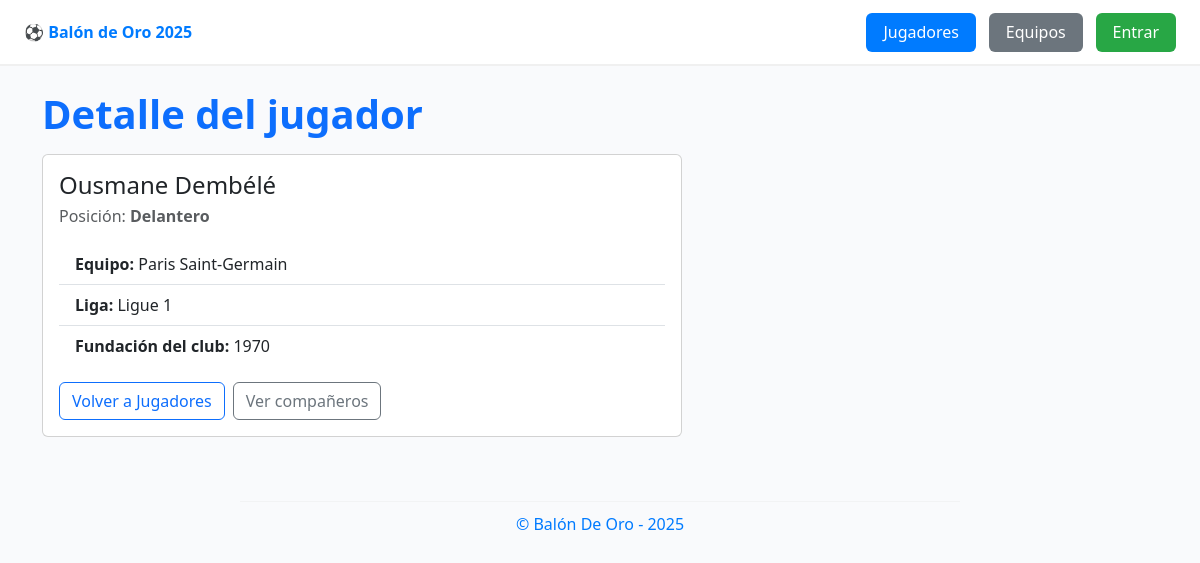
/jugadores/detalle/1, run on the app's committed database.
### tables this page shows
CREATE TABLE `jugadores` (
  `id_jugador` int(11) NOT NULL,
  `nombre` varchar(100) NOT NULL,
  `posicion` varchar(50) NOT NULL,
  `id_equipo` int(11) NOT NULL
);

CREATE TABLE `equipos` (
  `id_equipo` int(11) NOT NULL,
  `nombre` varchar(100) NOT NULL,
  `fundacion` smallint(5) UNSIGNED NOT NULL,
  `liga` varchar(50) NOT NULL
);

### app/controllers/jugador.controller.php (called while the page is built, shortened)
<?php
require_once __DIR__ . '/../models/jugador.model.php';
class JugadorController {
    private $jugModel;
    public function __construct() {
        $this->jugModel = new JugadorModel();
    }
    public function detail(int $id) {
        $jugador = $this->jugModel->getByIdWithEquipo($id);
        require __DIR__ . '/../views/jugadores/detail.php';
    }
}

### app/models/jugador.model.php (called while the page is built, shortened)
<?php
class JugadorModel {
    private $db;
    public function __construct() {
        $this->db = new PDO('mysql:host=' . DB_HOST . ';dbname=' . DB_NAME . ';charset=utf8', DB_USER, DB_PASS);
    }
    public function getByIdWithEquipo(int $id) {
        $sql = "SELECT j.*, e.nombre AS equipo_nombre, e.liga, e.fundacion
                FROM jugadores j
                JOIN equipos e ON e.id_equipo = j.id_equipo
                WHERE j.id_jugador = ?";
        $q = $this->db->prepare($sql);
        $q->execute([$id]);
        return $q->fetch(PDO::FETCH_OBJ);
    }
}

### app/views/jugadores/detail.php (the view)
<?php require_once __DIR__ . '/../templates/header.php'; ?>
<main>
  <header>
    <h1 class="text-primary mt-3">Detalle del jugador</h1>
  </header>
  <article class="card mt-3" style="max-width: 640px;">
    <div class="card-body">
      <h2 class="card-title h4 mb-1"><?= htmlspecialchars($jugador->nombre) ?></h2>
      <p class="text-muted mb-3">Posición: <strong><?= htmlspecialchars($jugador->posicion) ?></strong></p>
      <section>
        <ul class="list-group list-group-flush">
          <li class="list-group-item"><strong>Equipo:</strong> <?= htmlspecialchars($jugador->equipo_nombre) ?></li>
          <li class="list-group-item"><strong>Liga:</strong> <?= htmlspecialchars($jugador->liga) ?></li>
          <li class="list-group-item"><strong>Fundación del club:</strong> <?= htmlspecialchars($jugador->fundacion) ?></li>
        </ul>
      </section>
      <footer class="mt-3 d-flex gap-2">
        <a class="btn btn-outline-primary" href="<?= BASE_URL ?>listar">Volver a Jugadores</a>
        <a class="btn btn-outline-secondary" href="<?= BASE_URL ?>equipos/jugadores/<?= (int)$jugador->id_equipo ?>">Ver compañeros</a>
      </footer>
    </div>
  </article>
</main>
<?php require_once __DIR__ . '/../templates/footer.php'; ?>

### app/views/templates/header.php (style rules this page uses)
body { background-color: #f9fafc; }
h1 { color: #007bff; font-weight: bold; margin-top: 1.5rem; margin-bottom: 1rem; }

### data on the page
jugadores: nombre "Ousmane Dembélé", posicion "Delantero", id_equipo.nombre "Paris Saint-Germain", id_equipo.liga "Ligue 1", id_equipo.fundacion "1970"
